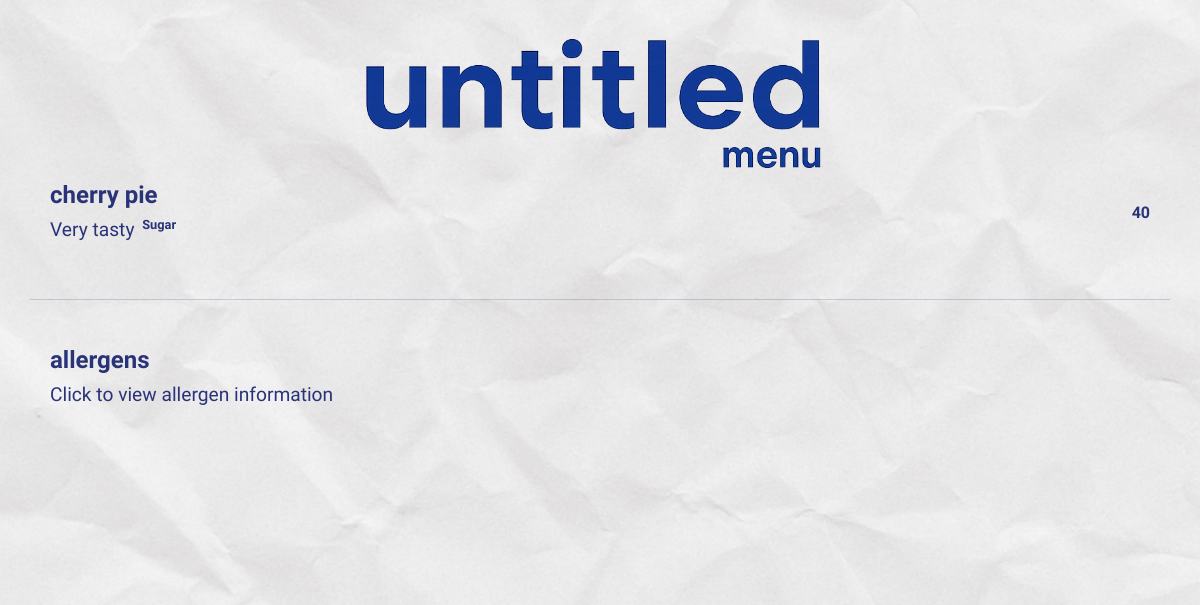
The app's page /sweets/, older data.
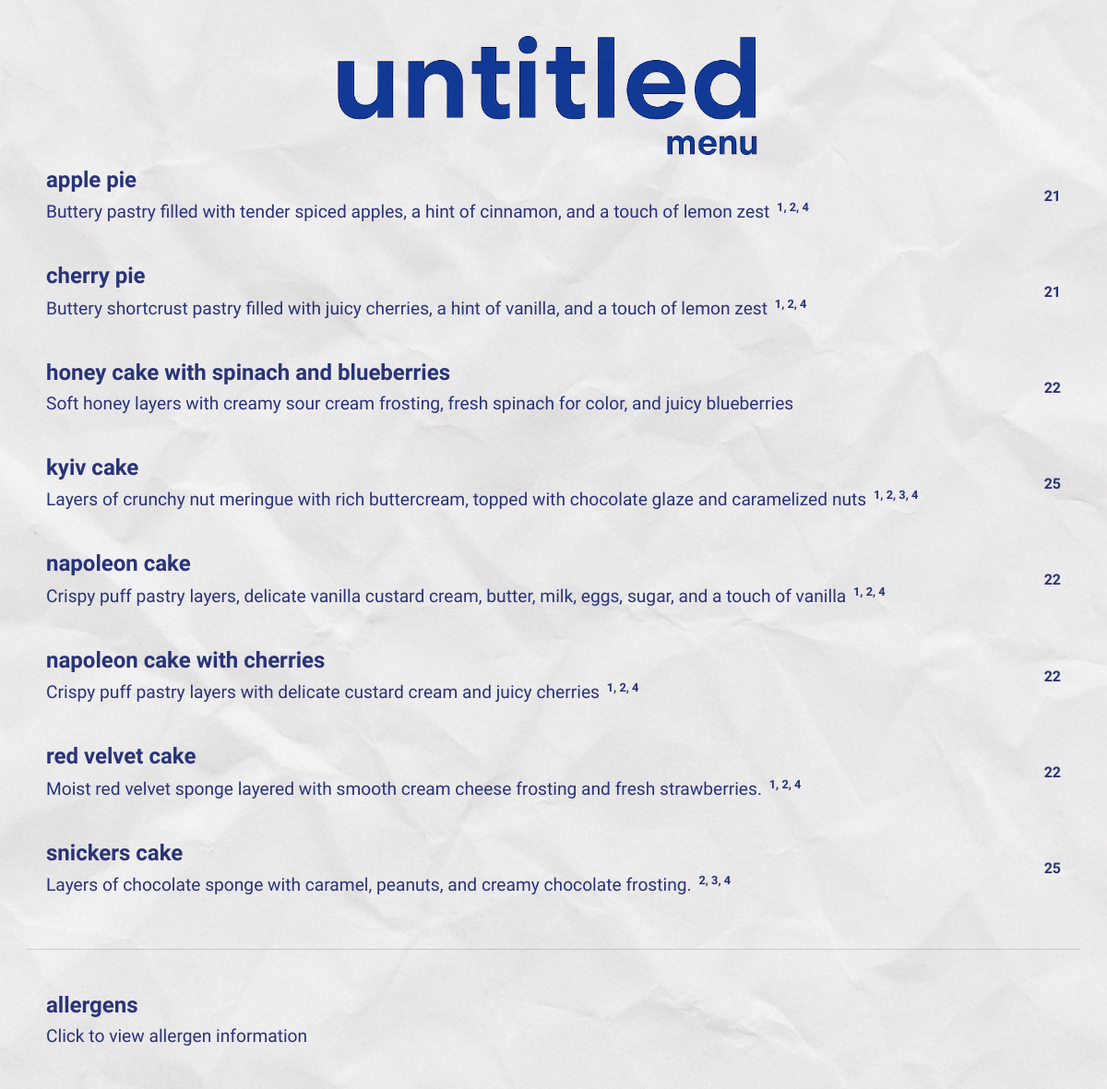
The same page, newer data.
### menu/models.py (models this page shows, shortened)
class Sweet(models.Model):
    name = models.CharField(max_length=100)
    image = models.ImageField(upload_to='menu/images/', blank=True, null=True)
    description = models.TextField(blank=True)
    allergens = models.TextField(blank=True)
    price = models.DecimalField(max_digits=8, decimal_places=2, default=0)
    order = models.PositiveIntegerField(default=0)
    is_active = models.BooleanField(default=True)
    created_at = models.DateTimeField(auto_now_add=True, blank=True, null=True)
    updated_at = models.DateTimeField(auto_now=True, blank=True, null=True)
    @property
    def price_display(self):
        if self.price == self.price.to_integral_value():
            return int(self.price)
        return self.price

### menu/views.py (the view)
# urls.py: path('sweets/', views.sweets_list, name='sweets'),
def sweets_list(request):
    sweets = Sweet.objects.filter(is_active=True).order_by('order', 'name')
    return render(request, 'menu/sweets.html', {'sweets': sweets})

### menu/templates/menu/sweets.html (shortened to what this page needs)
{% extends 'menu/base.html' %}
{% load static %}
{% block body_class %}sweets-page{% endblock %}
{% block content %}
<div class="menu-page">
    <div class="logo">
        <img src="{% static 'menu/images/logo.png' %}" alt="Untitled Sweets" class="logo-img">
    </div>
    {% for sweet in sweets %}
        <div class="menu-item" data-id="{{ sweet.id }}" {% if sweet.description %}data-description="{{ sweet.description }}"{% endif %} {% if sweet.image %}data-image="{{ sweet.image.url }}"{% endif %}>
            <div class="menu-center">
                <h3>{{ sweet.name }}</h3>
                {% if sweet.description %}
                    <p class="description">
                        {{ sweet.description }}
                        {% if sweet.allergens %}
                            <sup class="allergens-sup">{{ sweet.allergens }}</sup>
                        {% endif %}
                    </p>
                {% elif sweet.allergens %}
                    <p class="description">
                        <sup class="allergens-sup">{{ sweet.allergens }}</sup>
                    </p>
                {% endif %}
            </div>
            <div class="menu-right">
                <p>{{ sweet.price_display }}</p>
            </div>
        </div>
    {% empty %}
        <p class="empty">No sweets available 🍰</p>
    {% endfor %}
    <div class="allergens-section">
        <div class="menu-item allergens-item" data-allergens-info="true">
            <div class="menu-center">
                <h3>Allergens</h3>
                <p class="description">Click to view allergen information</p>
            </div>
        </div>
    </div>
</div>
{% endblock %}

Row changes from the older to the newer data that the page shows:
added Sweet: name "apple pie", description "Buttery pastry filled with…", price_display "21"
changed Sweet "cherry pie": description "Very tasty" → "Buttery shortcrust pastry…"; price_display "40" → "21"; allergens "Sugar" → (not shown)
added Sweet: name "honey cake with spinach and blueberries", description "Soft honey layers with creamy…", price_display "22"
added Sweet: name "kyiv cake", description "Layers of crunchy nut…", allergens "1, 2, 3, 4", price_display "25"
added Sweet: name "napoleon cake", description "Crispy puff pastry layers, delicate vanilla custard cream, butter, milk, eggs, sugar, and a touch of vanilla", allergens "1, 2, 4", price_display "22"
added Sweet: name "napoleon cake with cherries", description "Crispy puff pastry layers with delicate custard cream and juicy cherries", allergens "1, 2, 4", price_display "22"
added Sweet: name "red velvet cake", description "Moist red velvet sponge layered with smooth cream cheese frosting and fresh strawberries.", allergens "1, 2, 4", price_display "22"
added Sweet: name "snickers cake", description "Layers of chocolate sponge with caramel, peanuts, and creamy chocolate frosting.", allergens "2, 3, 4", price_display "25"
